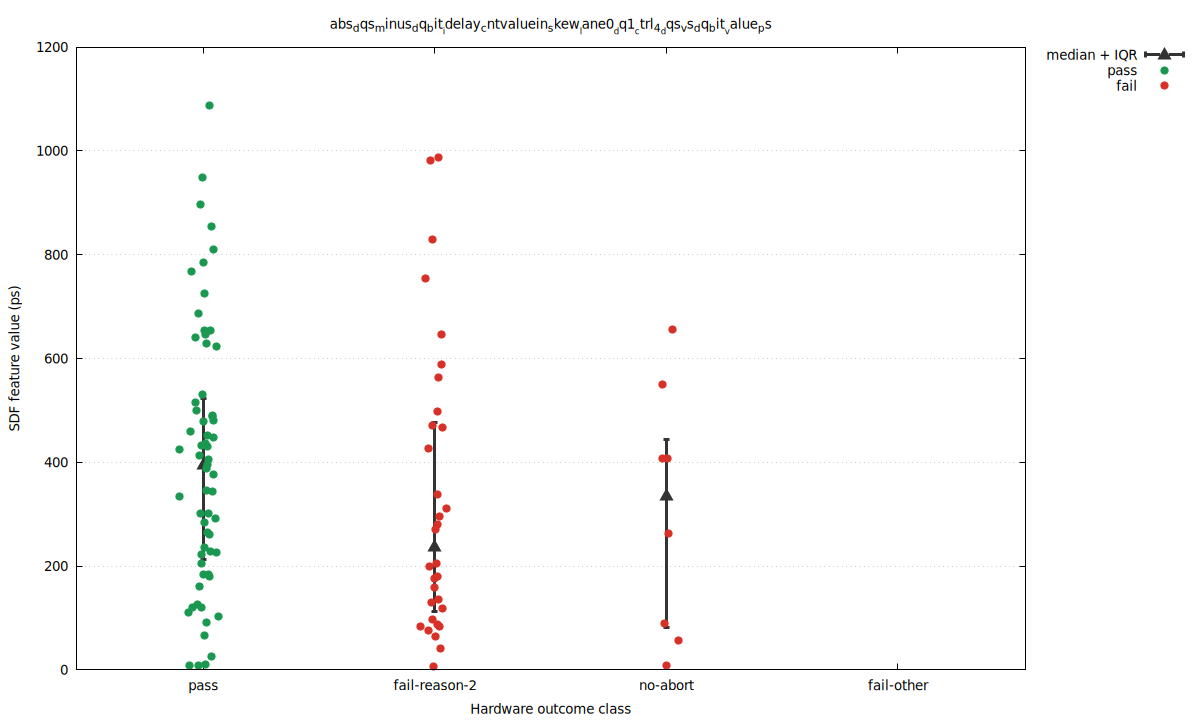

Here is the gnuplot script that generated this plot:
set terminal pngcairo size 1200,720 enhanced font 'DejaVu Sans,10'
set output 'cntvaluein3_locked_only_skew_abs_dqs_minus_dq_bit_idelay_cntvaluein_skew_lane0_dq1_ctrl_4_dqs_vs_dq_bit_value_.png'
set datafile separator comma
set key outside right top
set grid ytics
set xrange [0.45:4.55]
set xtics ('pass' 1, 'fail-reason-2' 2, 'no-abort' 3, 'fail-other' 4)
set xlabel 'Hardware outcome class'
set ylabel 'SDF feature value (ps)'
set title 'abs_dqs_minus_dq_bit__idelay_cntvaluein_skew__lane0__dq1__ctrl_4__dqs_vs_dq_bit__value_ps'
plot \
  'cntvaluein3_locked_only_skew_abs_dqs_minus_dq_bit_idelay_cntvaluein_skew_lane0_dq1_ctrl_4_dqs_vs_dq_bit_value_.summary.dat' using 1:4:3:5 with yerrorbars pt 9 ps 1.5 lw 3 lc rgb '#333333' title 'median + IQR', \
  'cntvaluein3_locked_only_skew_abs_dqs_minus_dq_bit_idelay_cntvaluein_skew_lane0_dq1_ctrl_4_dqs_vs_dq_bit_value_.dat' using 1:4 with points pt 7 ps 1.2 lc rgb '#1a9850' title 'pass', \
  'cntvaluein3_locked_only_skew_abs_dqs_minus_dq_bit_idelay_cntvaluein_skew_lane0_dq1_ctrl_4_dqs_vs_dq_bit_value_.dat' using 1:5 with points pt 7 ps 1.2 lc rgb '#d73027' title 'fail'
